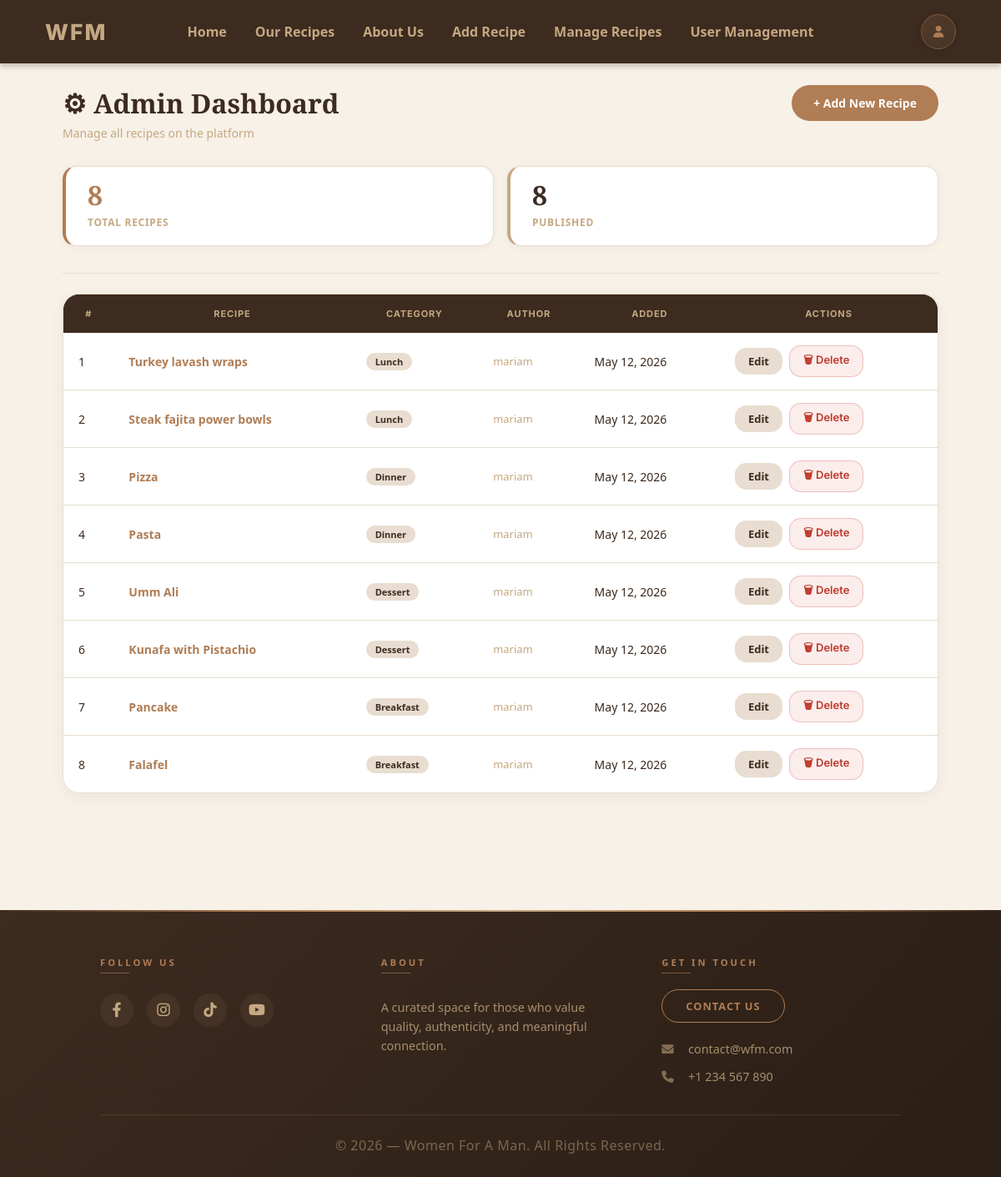
/admin-dashboard/ (signed in), run on an earlier commit of the app's database.
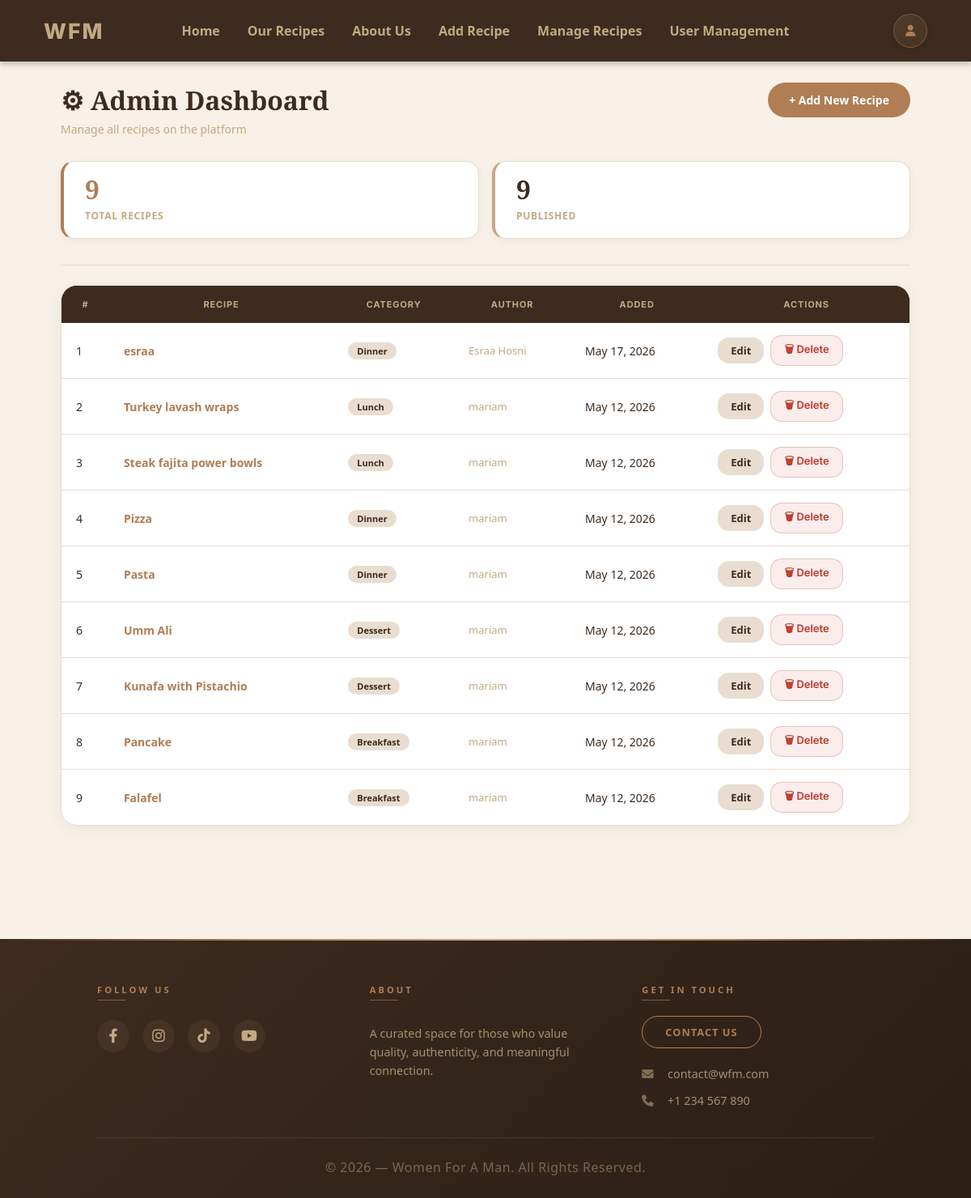
And on a later commit of the database.
### main/models.py (models this page shows, shortened)
class Recipe(models.Model):
    title = models.CharField(max_length=200)
    description = models.TextField()
    ingredients = models.TextField()
    instructions = models.TextField()
    image = models.ImageField(upload_to='recipes/', blank=True, null=True)
    created_at = models.DateTimeField(auto_now_add=True)
    updated_at = models.DateTimeField(auto_now=True)
    author = models.ForeignKey(
        User,
        on_delete=models.CASCADE,
        related_name='recipes'
    )
    category = models.ForeignKey(
        Category,
        on_delete=models.SET_NULL,
        null=True,
        related_name='recipes'
    )

class Category(models.Model):
    name = models.CharField(max_length=100)
    description = models.TextField(blank=True, null=True)
    class Meta:
        verbose_name_plural = "Categories"

class User(AbstractUser):
    username = models.CharField(
        max_length=150,
        unique=True,
        help_text='Required. 150 characters or fewer.',
        error_messages={
            'unique': "A user with that username already exists.",
        },
    )
    profile_picture = models.ImageField(
        upload_to='profiles/',
        blank=True,
        null=True
    )
    bio = models.TextField(blank=True, null=True)
    groups = models.ManyToManyField(
        'auth.Group',
        related_name='main_user_set',
        blank=True
    )
    user_permissions = models.ManyToManyField(
        'auth.Permission',
        related_name='main_user_set',
        blank=True
    )

### main/views.py (the view)
@login_required
def admin_dashboard_view(request):
    if not request.user.is_staff:
        messages.error(request, "Access denied.")
        return redirect('home')
    recipes = Recipe.objects.all().select_related('author', 'category').order_by('-created_at')
    return render(request, 'main/admin_dashboard.html', {'recipes': recipes})

### main/templates/main/admin_dashboard.html (shortened to what this page needs)
{% extends 'main/base.html' %}
{% load static %}
{% block extra_css %}
<link rel="stylesheet" href="{% static 'main/css/admin.css' %}">
{% endblock %}
{% block content %}
<div class="dash-main">
  <div class="dash-topbar">
    <div>
      <h2>⚙ Admin Dashboard</h2>
      <p>Manage all recipes on the platform</p>
    </div>
    <a class="dash-add-btn" href="{% url 'add_recipe' %}">+ Add New Recipe</a>
  </div>
  <div class="dash-stats">
    <div class="dash-stat-card">
      <span class="dash-stat-num">{{ recipes|length }}</span>
      <span class="dash-stat-lbl">Total Recipes</span>
    </div>
    <div class="dash-stat-card" style="border-left-color: var(--sand);">
      <span class="dash-stat-num" style="color: var(--walnut);">{{ recipes|length }}</span>
      <span class="dash-stat-lbl">Published</span>
    </div>
  </div>
  <hr style="margin-bottom: 24px;">
  {% if recipes %}
  <div class="dash-table-card">
    <table>
      <thead>
        <tr>
          <th>#</th>
          <th>Recipe</th>
          <th>Category</th>
          <th>Author</th>
          <th>Added</th>
          <th>Actions</th>
        </tr>
      </thead>
      <tbody>
        {% for recipe in recipes %}
        <tr>
          <td class="dash-id">{{ forloop.counter }}</td>
          <td>
            <a class="recipe-title-link" href="{% url 'recipe_detail' recipe.id %}">
              {{ recipe.title }}
            </a>
          </td>
          <td>
            {% if recipe.category %}
            <span class="dash-badge">{{ recipe.category.name }}</span>
            {% else %}
            <span style="color: var(--linen);">—</span>
            {% endif %}
          </td>
          <td style="color: var(--sand); font-size: 13px;">{{ recipe.author.username }}</td>
          <td class="dash-date">{{ recipe.created_at|date:"M d, Y" }}</td>
          <td>
            <div class="dash-actions">
              <a class="dash-btn-edit" href="{% url 'edit_recipe' recipe.id %}">Edit</a>
              <form id="delete-form-{{ recipe.id }}" method="post" action="{% url 'delete_recipe' recipe.id %}">
                <button type="button" class="dash-btn-delete"
                  onclick="confirmDelete('{{ recipe.title|escapejs }}', '{{ recipe.id }}')">
                  🗑 Delete
                </button>
              </form>
            </div>
          </td>
        </tr>
        {% endfor %}
      </tbody>
    </table>
  </div>
  {% endif %}
</div>
{% endblock %}

### main/templates/main/base.html (shortened to what this page needs)
{% load static %}
<!DOCTYPE html>
<html lang="en">
<head>
  <link rel="stylesheet" href="{% static 'main/css/root.css' %}">
  <link rel="stylesheet" href="{% static 'main/css/navbar.css' %}">
  <link rel="stylesheet" href="https://cdnjs.cloudflare.com/ajax/libs/font-awesome/6.0.0/css/all.min.css">
  {% block extra_css %}{% endblock %}
</head>
<body>
  <header>
    <nav id="main-nav">
      <div class="nav-left">
        <a href="{% url 'home' %}" class="nav-brand-lockup">
          <span class="nav-brand-wfm">WFM</span>
        </a>
      </div>
      <div class="nav-center">
        <a href="{% url 'home' %}">Home</a>
        <a href="{% url 'recipes' %}">Our Recipes</a>
        <a href="{% url 'about' %}">About Us</a>
        {% if user.is_authenticated %}
        <a href="{% url 'add_recipe' %}">Add Recipe</a>
        {% endif %}
        {% if user.is_staff %}
        <a href="{% url 'admin_dashboard' %}">Manage Recipes</a>
        <a href="{% url 'users_list' %}">User Management</a>
        {% endif %}
      </div>
      <div class="nav-right">
        <div class="nav-profile">
          <button class="nav-profile-btn" onclick="toggleDropdown(event)" type="button">
            <i class="fas fa-user"></i>
          </button>
        </div>
      </div>
    </nav>
  </header>
  {% block content %}{% endblock %}
  <footer>
    <div class="footer-inner">
      <div class="footer-grid">
        <div class="footer-col">
          <h4>FOLLOW US</h4>
          <div class="social-links">
            <a href="#" aria-label="Facebook"><i class="fab fa-facebook-f"></i></a>
            <a href="#" aria-label="Instagram"><i class="fab fa-instagram"></i></a>
            <a href="#" aria-label="TikTok"><i class="fab fa-tiktok"></i></a>
            <a href="#" aria-label="YouTube"><i class="fab fa-youtube"></i></a>
          </div>
        </div>
        <div class="footer-col">
          <h4>ABOUT</h4>
          <p class="about-description">A curated space for those who value quality, authenticity, and meaningful
            connection.</p>
        </div>
        <div class="footer-col">
          <h4>GET IN TOUCH</h4>
          <a href="{% url 'contact' %}" class="contact-pill-modern">Contact Us</a>
          <p><i class="fas fa-envelope"></i> contact@wfm.com</p>
          <p><i class="fas fa-phone"></i> +1 234 567 890</p>
        </div>
      </div>
      <div class="copyright">
        <p>© 2026 — Women For A Man. All Rights Reserved.</p>
      </div>
    </div>
  </footer>
</body>
</html>

### main/static/main/css/root.css (style rules this page uses)
:root { --parchment: #F7F1E8; --linen: #E8DDD0; --walnut: #3D2B1F; --clay: #B07D55; --sand: #C4A882; --sage: #8FA68E; --h2-size: 36px; --h3-size: 22px; --p-size: 16px; --tag-size: 12px; --button-size: 14px; --footer-size: 13px; --profile-gradient: linear-gradient(135deg, #3D2B1F 0%, #B07D55 60%, #C4A882 100%); --glass-bg: rgba(255, 255, 255, 0.72); --glass-border: rgba(255, 255, 255, 0.55); --glass-shadow: 0 8px 40px rgba(61, 43, 31, 0.13); --card-radius: 28px; --transition: 0.3s cubic-bezier(0.4, 0, 0.2, 1); }
body { background-color: var(--parchment); color: var(--walnut); font-family: 'Segoe UI', Tahoma, Geneva, Verdana, sans-serif; margin: 0; padding: 0; padding-top: 58px; }
h2 { font-family: 'Playfair Display', serif; color: var(--walnut); font-size: var(--h2-size); margin-bottom: 15px; }
p { color: var(--sand); font-size: var(--p-size); line-height: 1.6; }
hr { border: none; border-top: 1px solid var(--linen); margin: 20px 0; }
button { background-color: var(--clay); color: white; font-size: var(--button-size); border: none; padding: 10px 20px; border-radius: 20px; cursor: pointer; transition: background-color 0.2s ease; }
footer { background: linear-gradient(135deg, var(--walnut) 0%, #2a1e15 100%); color: var(--sand); padding: 40px 10% 24px; position: relative; margin-top: 60px; }
footer::before { content: ''; position: absolute; top: 0; left: 0; right: 0; height: 2px; background: linear-gradient(90deg, transparent, var(--clay), var(--sand), var(--clay), transparent); }
.footer-inner { max-width: 1200px; margin: 0 auto; position: relative; z-index: 1; }
.footer-grid { display: grid; grid-template-columns: repeat(3, 1fr); gap: 50px; padding-bottom: 24px; border-bottom: 1px solid rgba(196, 168, 130, 0.15); margin-bottom: 24px; }
.footer-col h4 { font-size: 0.7rem; letter-spacing: 3px; color: var(--clay); margin-bottom: 25px; text-transform: uppercase; font-weight: 600; position: relative; display: inline-block; }
.footer-col h4::after { content: ''; position: absolute; bottom: -6px; left: 0; width: 35px; height: 1.5px; background: var(--clay); opacity: 0.6; transition: width 0.4s ease-out; }
.about-description { color: var(--sand); font-size: 0.85rem; line-height: 1.6; opacity: 0.8; margin-bottom: 0; }
.footer-col p { color: var(--sand); font-size: 0.9rem; margin: 10px 0; line-height: 1.6; opacity: 0.8; transition: opacity 0.25s ease, transform 0.25s ease; }
.footer-col p i { width: 28px; display: inline-block; font-size: 0.9rem; opacity: 0.7; transition: opacity 0.25s ease; }
.social-links { display: flex; gap: 16px; margin-top: 5px; flex-wrap: wrap; }
.social-links a { display: inline-flex; align-items: center; justify-content: center; width: 40px; height: 40px; background: rgba(196, 168, 130, 0.08); color: var(--sand); font-size: 1.1rem; border-radius: 50%; transition: all 0.25s ease-out; text-decoration: none; }
.contact-pill-modern { display: flex; width: fit-content; padding: 10px 28px; background: transparent; border: 1.5px solid var(--clay); color: var(--clay); text-decoration: none; border-radius: 50px; font-size: 0.8rem; font-weight: 600; text-transform: uppercase; letter-spacing: 1px; transition: all 0.25s ease-out; margin-bottom: 20px; }
.copyright { text-align: center; font-size: 0.75rem; opacity: 0.5; letter-spacing: 0.5px; }
.copyright p { margin: 0; transition: opacity 0.25s ease; }
.footer-col { animation: fadeInUp 0.5s ease-out backwards; }
.footer-col:nth-child(1) { animation-delay: 0.05s; }
.footer-col:nth-child(2) { animation-delay: 0.1s; }
.footer-col:nth-child(3) { animation-delay: 0.15s; }
header { position: fixed; top: 0; left: 0; width: 100%; background-color: var(--walnut); z-index: 1000; padding: 4px 30px; box-sizing: border-box; display: flex; justify-content: space-between; align-items: center; box-shadow: 0 4px 6px rgba(0, 0, 0, 0.2); }
#main-nav { display: flex; align-items: center; gap: 20px; }
#main-nav a, #main-nav span { color: var(--sand); text-decoration: none; font-weight: bold; font-size: 16px; transition: color 0.2s ease; cursor: pointer; }

What changed in the data, as far as the page shows it:
added Recipe: title "esraa", category.name "Dinner", author.username "Esraa Hosni", created_at "May 17, 2026"
Also different on the page:
{{ recipes|length }}: "8" → "9"
